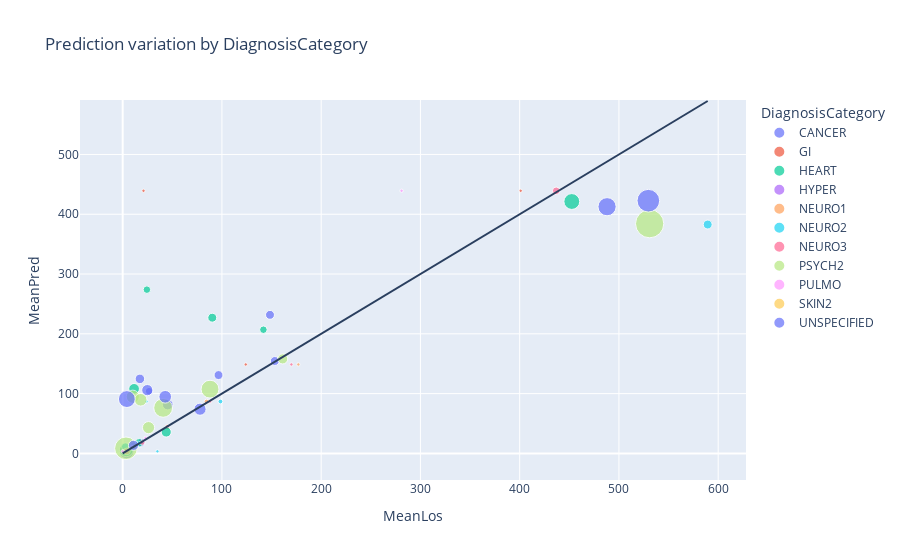

Write notebook code for a chart like this one.
### Code cell
show_pred_by_catg('DiagnosisCategory')

### Figure 1 — Plotly figure (JSON) as saved in the notebook; plotly's stock layout.template omitted (floating-point values rounded to 4 significant figures)
{"data": [{"customdata": [[19, "CANCER"], [7, "CANCER"], [6, "CANCER"], [5, "CANCER"], [10, "CANCER"], [7, "CANCER"], [7, "CANCER"], [29, "CANCER"]], "hovertemplate": "DiagnosisCategory=%{customdata[1]}<br>MeanLos=%{x}<br>MeanPred=%{y}<br>Patients=%{customdata[0]}<extra></extra>", "legendgroup": "CANCER", "marker": {"color": "#636efa", "size": [19, 7, 6, 5, 10, 7, 7, 29], "sizemode": "area", "sizeref": 0.175, "symbol": "circle"}, "mode": "markers", "name": "CANCER", "orientation": "v", "showlegend": true, "type": "scatter", "x": [4, 11.29, 18.33, 26.6, 45.4, 96.57, 153.3, 488.0], "xaxis": "x", "y": [3.387, 11.6, 17.78, 104.0, 81.69, 131.0, 154.5, 412.6], "yaxis": "y"}, {"customdata": [[3, "GI"], [1, "GI"], [2, "GI"], [1, "GI"], [1, "GI"]], "hovertemplate": "DiagnosisCategory=%{customdata[1]}<br>MeanLos=%{x}<br>MeanPred=%{y}<br>Patients=%{customdata[0]}<extra></extra>", "legendgroup": "GI", "marker": {"color": "#EF553B", "size": [3, 1, 2, 1, 1], "sizemode": "area", "sizeref": 0.175, "symbol": "circle"}, "mode": "markers", "name": "GI", "orientation": "v", "showlegend": true, "type": "scatter", "x": [2.667, 21, 45, 124, 401], "xaxis": "x", "y": [3.387, 439.3, 43.99, 148.8, 439.3], "yaxis": "y"}, {"customdata": [[17, "HEART"], [10, "HEART"], [6, "HEART"], [5, "HEART"], [9, "HEART"], [7, "HEART"], [5, "HEART"], [22, "HEART"]], "hovertemplate": "DiagnosisCategory=%{customdata[1]}<br>MeanLos=%{x}<br>MeanPred=%{y}<br>Patients=%{customdata[0]}<extra></extra>", "legendgroup": "HEART", "marker": {"color": "#00cc96", "size": [17, 10, 6, 5, 9, 7, 5, 22], "sizemode": "area", "sizeref": 0.175, "symbol": "circle"}, "mode": "markers", "name": "HEART", "orientation": "v", "showlegend": true, "type": "scatter", "x": [3.765, 11.5, 16.67, 24.4, 43.89, 90.29, 141.8, 452.5], "xaxis": "x", "y": [6.198, 108.0, 17.78, 273.9, 35.76, 227.0, 206.9, 421.3], "yaxis": "y"}, {"customdata": [[1, "HYPER"]], "hovertemplate": "DiagnosisCategory=%{customdata[1]}<br>MeanLos=%{x}<br>MeanPred=%{y}<br>Patients=%{customdata[0]}<extra></extra>", "legendgroup": "HYPER", "marker": {"color": "#ab63fa", "size": [1], "sizemode": "area", "sizeref": 0.175, "symbol": "circle"}, "mode": "markers", "name": "HYPER", "orientation": "v", "showlegend": true, "type": "scatter", "x": [1], "xaxis": "x", "y": [3.387], "yaxis": "y"}, {"customdata": [[2, "NEURO1"], [2, "NEURO1"], [1, "NEURO1"]], "hovertemplate": "DiagnosisCategory=%{customdata[1]}<br>MeanLos=%{x}<br>MeanPred=%{y}<br>Patients=%{customdata[0]}<extra></extra>", "legendgroup": "NEURO1", "marker": {"color": "#FFA15A", "size": [2, 2, 1], "sizemode": "area", "sizeref": 0.175, "symbol": "circle"}, "mode": "markers", "name": "NEURO1", "orientation": "v", "showlegend": true, "type": "scatter", "x": [11, 84.5, 177], "xaxis": "x", "y": [10.57, 86.76, 148.8], "yaxis": "y"}, {"customdata": [[5, "NEURO2"], [1, "NEURO2"], [1, "NEURO2"], [1, "NEURO2"], [1, "NEURO2"], [2, "NEURO2"], [7, "NEURO2"]], "hovertemplate": "DiagnosisCategory=%{customdata[1]}<br>MeanLos=%{x}<br>MeanPred=%{y}<br>Patients=%{customdata[0]}<extra></extra>", "legendgroup": "NEURO2", "marker": {"color": "#19d3f3", "size": [5, 1, 1, 1, 1, 2, 7], "sizemode": "area", "sizeref": 0.175, "symbol": "circle"}, "mode": "markers", "name": "NEURO2", "orientation": "v", "showlegend": true, "type": "scatter", "x": [2.6, 9, 16, 24, 35, 98.5, 589.4], "xaxis": "x", "y": [11.51, 10.57, 17.78, 86.76, 3.387, 86.76, 382.8], "yaxis": "y"}, {"customdata": [[4, "NEURO3"], [2, "NEURO3"], [1, "NEURO3"], [1, "NEURO3"], [5, "NEURO3"]], "hovertemplate": "DiagnosisCategory=%{customdata[1]}<br>MeanLos=%{x}<br>MeanPred=%{y}<br>Patients=%{customdata[0]}<extra></extra>", "legendgroup": "NEURO3", "marker": {"color": "#FF6692", "size": [4, 2, 1, 1, 5], "sizemode": "area", "sizeref": 0.175, "symbol": "circle"}, "mode": "markers", "name": "NEURO3", "orientation": "v", "showlegend": true, "type": "scatter", "x": [4.25, 20, 88, 170, 436.8], "xaxis": "x", "y": [3.387, 17.78, 86.76, 148.8, 439.3], "yaxis": "y"}, {"customdata": [[45, "PSYCH2"], [15, "PSYCH2"], [14, "PSYCH2"], [13, "PSYCH2"], [31, "PSYCH2"], [28, "PSYCH2"], [9, "PSYCH2"], [70, "PSYCH2"]], "hovertemplate": "DiagnosisCategory=%{customdata[1]}<br>MeanLos=%{x}<br>MeanPred=%{y}<br>Patients=%{customdata[0]}<extra></extra>", "legendgroup": "PSYCH2", "marker": {"color": "#B6E880", "size": [45, 15, 14, 13, 31, 28, 9, 70], "sizemode": "area", "sizeref": 0.175, "symbol": "circle"}, "mode": "markers", "name": "PSYCH2", "orientation": "v", "showlegend": true, "type": "scatter", "x": [3.333, 10.2, 18.14, 26.08, 40.77, 88, 161.2, 530.9], "xaxis": "x", "y": [8.47, 94.88, 89.72, 43.05, 76.15, 107.4, 158.0, 384.2], "yaxis": "y"}, {"customdata": [[1, "PULMO"], [1, "PULMO"], [1, "PULMO"]], "hovertemplate": "DiagnosisCategory=%{customdata[1]}<br>MeanLos=%{x}<br>MeanPred=%{y}<br>Patients=%{customdata[0]}<extra></extra>", "legendgroup": "PULMO", "marker": {"color": "#FF97FF", "size": [1, 1, 1], "sizemode": "area", "sizeref": 0.175, "symbol": "circle"}, "mode": "markers", "name": "PULMO", "orientation": "v", "showlegend": true, "type": "scatter", "x": [0, 23, 281], "xaxis": "x", "y": [3.387, 25.79, 439.3], "yaxis": "y"}, {"customdata": [[1, "SKIN2"]], "hovertemplate": "DiagnosisCategory=%{customdata[1]}<br>MeanLos=%{x}<br>MeanPred=%{y}<br>Patients=%{customdata[0]}<extra></extra>", "legendgroup": "SKIN2", "marker": {"color": "#FECB52", "size": [1], "sizemode": "area", "sizeref": 0.175, "symbol": "circle"}, "mode": "markers", "name": "SKIN2", "orientation": "v", "showlegend": true, "type": "scatter", "x": [9], "xaxis": "x", "y": [10.57], "yaxis": "y"}, {"customdata": [[25, "UNSPECIFIED"], [9, "UNSPECIFIED"], [8, "UNSPECIFIED"], [11, "UNSPECIFIED"], [14, "UNSPECIFIED"], [13, "UNSPECIFIED"], [7, "UNSPECIFIED"], [45, "UNSPECIFIED"]], "hovertemplate": "DiagnosisCategory=%{customdata[1]}<br>MeanLos=%{x}<br>MeanPred=%{y}<br>Patients=%{customdata[0]}<extra></extra>", "legendgroup": "UNSPECIFIED", "marker": {"color": "#636efa", "size": [25, 9, 8, 11, 14, 13, 7, 45], "sizemode": "area", "sizeref": 0.175, "symbol": "circle"}, "mode": "markers", "name": "UNSPECIFIED", "orientation": "v", "showlegend": true, "type": "scatter", "x": [4.24, 10.89, 17.38, 24.82, 42.86, 77.92, 148.4, 529.6], "xaxis": "x", "y": [90.85, 13.49, 124.6, 105.8, 94.66, 73.93, 231.8, 422.7], "yaxis": "y"}], "layout": {"legend": {"itemsizing": "constant", "title": {"text": "DiagnosisCategory"}, "tracegroupgap": 0}, "shapes": [{"type": "line", "x0": 0, "x1": 589.4, "xref": "x", "y0": 0, "y1": 589.4, "yref": "y"}], "title": {"text": "Prediction variation by DiagnosisCategory"}, "xaxis": {"anchor": "y", "domain": [0, 1], "title": {"text": "MeanLos"}}, "yaxis": {"anchor": "x", "domain": [0, 1], "title": {"text": "MeanPred"}}}}
